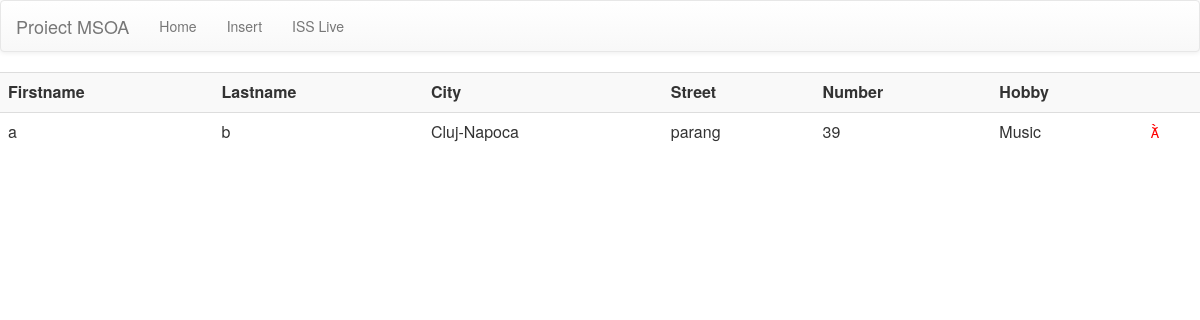
Page /details.php?id=1 on the committed database.
### tables this page shows
CREATE TABLE IF NOT EXISTS `persons` (
  `Id` int(11) NOT NULL AUTO_INCREMENT,
  `FirstName` varchar(50) NOT NULL,
  `LastName` varchar(50) NOT NULL,
  `addressId` int(11) NOT NULL,
  `hobbyId` int(11) NOT NULL,
  PRIMARY KEY (`Id`)
);

CREATE TABLE IF NOT EXISTS `adresses` (
  `id` int(11) NOT NULL AUTO_INCREMENT,
  `city` varchar(50) NOT NULL,
  `street` varchar(100) NOT NULL,
  `number` varchar(30) NOT NULL,
  PRIMARY KEY (`id`)
);

CREATE TABLE IF NOT EXISTS `hobby` (
  `id` int(11) NOT NULL AUTO_INCREMENT,
  `name` varchar(50) NOT NULL,
  `glyph` varchar(100) NOT NULL,
  PRIMARY KEY (`id`)
);

### details.php (the view, shortened to what this page needs)
<html>
<head>
<link rel="stylesheet" href="style.css">
<link rel="stylesheet" href="https://maxcdn.bootstrapcdn.com/bootstrap/3.3.7/css/bootstrap.min.css">
<link rel="stylesheet" href="https://maxcdn.bootstrapcdn.com/bootstrap/3.3.7/css/bootstrap-theme.min.css">
</head>
<body>
   <nav class="navbar navbar-default">
  <div class="container-fluid">
    <div class="navbar-header">
      <a class="navbar-brand" href="#">Proiect MSOA</a>
    </div>
    <ul class="nav navbar-nav">
      <li><a href="index.php">Home</a></li>
      <li><a href="#">Insert</a></li>
      <li><a href="iss.html">ISS Live</a></li>
    </ul>
  </div>
</nav>
<?php
$con=mysqli_connect("localhost","root","","msoa");
$result = mysqli_query($con,"SELECT a.*, b.city, b.street, b.number, c.name as hobby, c.glyph FROM persons a LEFT JOIN adresses b ON a.addressId=b.Id LEFT JOIN hobby c ON a.hobbyId=c.Id WHERE a.id=".$_GET["id"]);
echo "<table class='table table-striped table-hover'>
<tr>
<th>Firstname</th>
<th>Lastname</th>
<th>City</th>
<th>Street</th>
<th>Number</th>
<th>Hobby</th>
<th></th>
</tr>";
while ($obj = $result->fetch_object()) {
	echo "<tr>";
echo "<td>" . $obj->FirstName . "</td>";
echo "<td>" . $obj->LastName . "</td>";
echo "<td>".$obj->city."</td>";
echo "<td>".$obj->street."</td>";
echo "<td>".$obj->number."</td>";
echo "<td>".$obj->hobby."</td>";
echo "<td><span class='heart >".$obj->glyph."'></span></td>";
echo "</tr>";
    }
?>

### style.css (style rules this page uses)
.heart { color: red; }

### rows in the picture
persons: FirstName "a", LastName "b", adresses.city "Cluj-Napoca", adresses.street "parang", adresses.number "39", hobbyId.name "Music"
